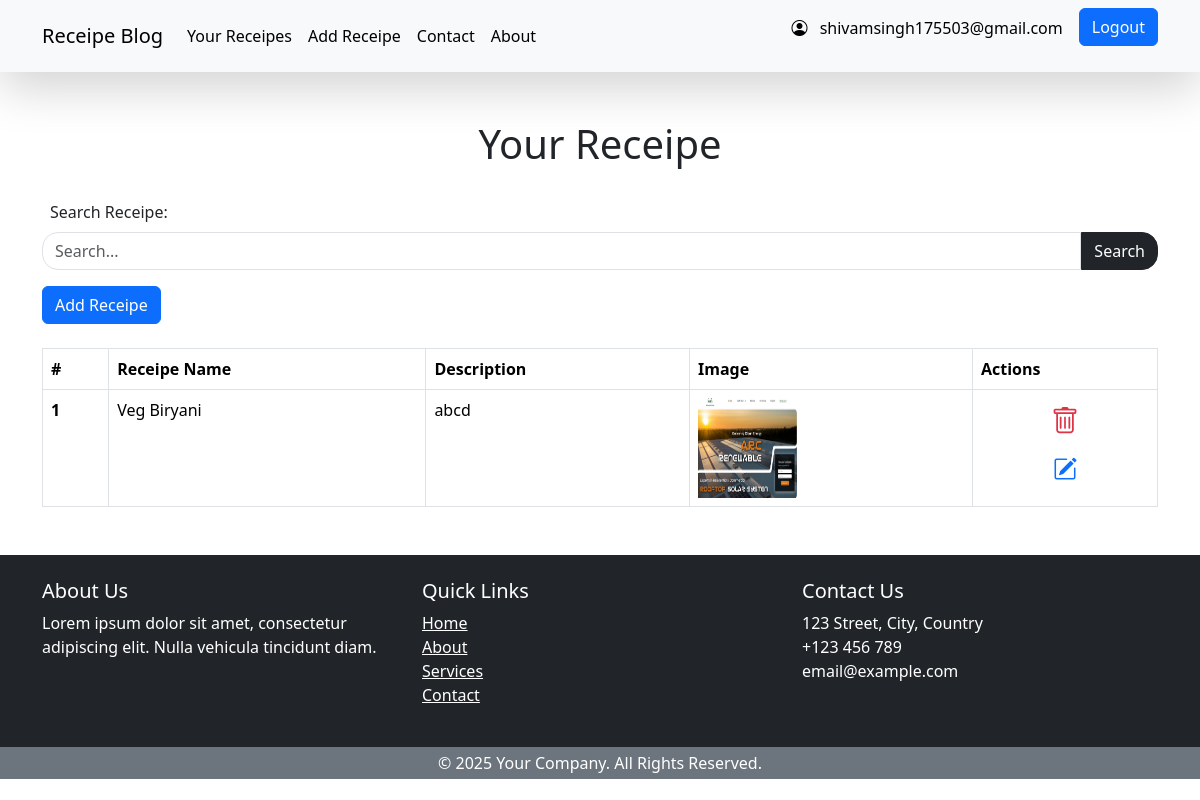
Page /receipe/user/shivamsingh175503@gmail.com (signed in) on the committed database.
### recipeProject/models.py (models this page shows)
class Receipe(models.Model):
    user = models.ForeignKey(User, on_delete=models.SET_NULL, null=True, blank=True)
    receipe_name = models.CharField(max_length=100)
    receipe_desc = models.TextField()
    receipe_image = models.ImageField(upload_to="receipe/")

### recipeProject/views.py (the view)
# urls.py: path('user/<username>', views.userReceipe, name='userReceipe'),
@login_required(login_url='/auth/signin')
def userReceipe(request,username):
    user = User.objects.get(username=username)
    queryset = Receipe.objects.filter(user=user.id)
    context = {'receipes': queryset}
    if request.GET.get("search"):
        search = request.GET.get("search")
        queryset = queryset.filter(receipe_name__icontains = search)
        context = {'receipes': queryset, 'search':True}
    return render(request, 'user_receipe.html', context)

### recipeProject/templates/user_receipe.html (shortened to what this page needs)
{% extends "layout.html" %} {% block title %} Receipe Page {% endblock title %}
{% block content %}
<div class="container mt-5">
  <div class="d-flex justify-content-center mt-4">
    <h1>Your Receipe</h1>
  </div>
  <form class="mt-4">
    <label for="search_receipe" class="form-label ps-2">Search Receipe:</label>
    <div class="d-flex">
      <input
        name="search"
        type="text"
        class="form-control rounded-4 rounded-end-0"
        id="search_receipe"
        placeholder="Search..."
      />
      <button type="submit" class="btn btn-dark rounded-4 rounded-start-0">
        Search
      </button>
    </div>
  </form>
  {% if request.user.is_authenticated %}
  <a
    href="/receipe/add-receipe"
    class="btn btn-primary {% if search %}mt-0{% else %}mt-3{% endif %}"
    >Add Receipe</a
  >
  {% endif %}
  <table class="table table-bordered mt-4">
    <thead>
      <tr>
        <th scope="col">#</th>
        <th scope="col">Receipe Name</th>
        <th scope="col">Description</th>
        <th scope="col">Image</th>
        {% if request.user.is_authenticated %}
        <th scope="col">Actions</th>
        {% endif %}
      </tr>
    </thead>
    <tbody>
      {% for receipe in receipes %}
      <tr>
        <th scope="row">{{forloop.counter}}</th>
        <td>{{receipe.receipe_name}}</td>
        <td>
          <p>{{receipe.receipe_desc}}</p>
        </td>
        <td>
          <img
            src="/receipe/media/{{receipe.receipe_image}}"
            width="100px"
            height="100px"
          />
        </td>
        {% if request.user.is_authenticated %}
        <td>
          <div class="d-flex flex-column gap-2">
            <a
              class="btn px-2 py-0"
              href="/receipe/delete-receipe/{{receipe.id}}"
              ><i class="bi bi-trash fs-3 text-danger"></i
            ></a>
            <a
              class="btn px-2 py-0"
              href="/receipe/update-receipe/{{receipe.id}}"
              ><i class="bi bi-pencil-square fs-4 text-primary"></i
            ></a>
          </div>
        </td>
        {% endif %}
      </tr>
      {% endfor %}
    </tbody>
  </table>
</div>
{% endblock content %}

### templates/navbar.html (shortened to what this page needs)
{% load static %}
<!DOCTYPE html>
<html lang="en">
<head>
    <link rel="stylesheet" href="{% static 'css/bootstrap.min.css' %}">
    <link rel="stylesheet" href="{% static 'icons/bootstrap-icons.css' %}">
</head>
<body>
    <nav class="navbar navbar-expand-lg bg-body-tertiary sticky-top shadow-lg">
        <div class="container">
          <a class="navbar-brand" href="/">Receipe Blog</a>
          <div class="collapse navbar-collapse" id="navbarSupportedContent">
            <ul class="navbar-nav me-auto mb-2 mb-lg-0">
              {% if request.user.is_authenticated %}
                <li class="nav-item ">
                    <a class="nav-link active" href="/receipe/user/{{request.user}}">Your Receipes</a>
                </li>
                <li class="nav-item">
                  <a class="nav-link active" href="/receipe/add-receipe">Add Receipe</a>
                </li>
                {% else %}
                <li class="nav-item">
                  <a class="nav-link active" href="/">All Receipes</a>
                </li>
                {% endif %}
                <li class="nav-item">
                  <a class="nav-link active" aria-current="page" href="/home/contact">Contact</a>
                </li>
                <li class="nav-item">
                    <a class="nav-link active" aria-current="page" href="/home/about">About</a>
                </li>
            </ul>
            <ul class="navbar-nav gap-2">
              {% if request.user.is_authenticated %}
                <li class="nav-item">
                  <P class="nav-link active" href="#">
                    <i class="bi bi-person-circle pe-2"></i>
                    {{request.user}}
                  </P>
                </li>
                <li class="nav-item">
                  <a class="btn btn-primary" href="/auth/signout">Logout</a>
                </li>
              {% endif %}
            </ul>
          </div>
        </div>
      </nav>
</body>
</html>

### rows in the picture
Receipe: receipe_name "Veg Biryani", receipe_desc "abcd", receipe_image (picture)

### other values in the picture
{{ request.user }} "shivamsingh175503@gmail.com"
